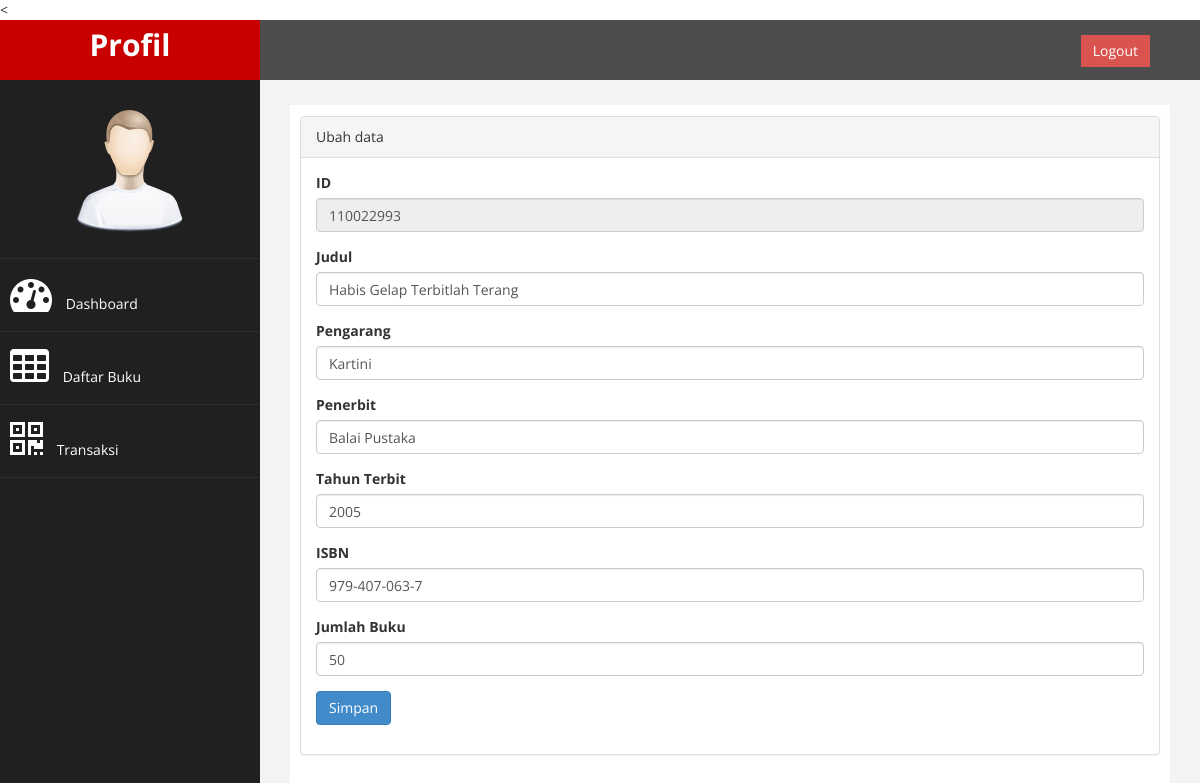
Page /?page=buku&aksi=edit&id=110022993 on the committed database.
### tables this page shows
CREATE TABLE `tb_buku` (
  `id` int(10) NOT NULL,
  `judul` varchar(100) NOT NULL,
  `pengarang` varchar(100) NOT NULL,
  `penerbit` varchar(100) NOT NULL,
  `tahun_terbit` varchar(5) NOT NULL,
  `isbn` varchar(25) NOT NULL,
  `jumlah_buku` int(5) NOT NULL,
  `tgl_input` date NOT NULL
);

### page/buku/edit.php (the view, shortened to what this page needs)
	<?php
    $id        = $_GET['id'];
    $sql        = mysqli_query($koneksi, "select *from tb_buku where id='$id'") or die(mysqli_error());
    $data       = mysqli_fetch_array($sql);
?>
    <div class="panel panel-default">
    <div class="panel-heading">
    	Ubah data
    </div>
	<div class="panel-body">
                            <div class="row">
                                <div class="col-md-12">
                                    <form method="POST">
                                        <div class="form-group">
                                            <label>ID</label>
                                            <input type="text" class="form-control" name="id" value="<?php echo $data['id'];?>" readonly />
                                        </div>
                                        <div class="form-group">
                                            <label>Judul</label>
                                            <input class="form-control" name="judul" value="<?php echo $data['judul'];?>" />
                                        </div>
                                        <div class="form-group">
                                            <label>Pengarang</label>
                                            <input class="form-control" name="pengarang" value="<?php echo $data['pengarang'];?>" />
                                        </div>
                                        <div class="form-group">
                                            <label>Penerbit</label>
                                            <input class="form-control" name="penerbit" value="<?php echo $data['penerbit'];?>" />
                                        </div>
                                        <div class="form-group">
                                            <label>Tahun Terbit</label>
                                            <input type="text" class="form-control" name="tahun_terbit" id="tahun_terbit" axlength="4" value="<?php echo $data['tahun_terbit'];?>" onkeypress="return hanyaAngka(event)">
                                                <div class="col-sm-12">
    												</div>
                                        </div>
                                        <div class="form-group">
                                            <label>ISBN</label>
                                            <input class="form-control" name="isbn" value="<?php echo $data['isbn'];?>" />
                                        </div>
                                        <div class="form-group">
                                            <label>Jumlah Buku</label>
                                            <input class="form-control" name="jumlah_buku" value="<?php echo $data['jumlah_buku'];?> "/>
                                        </div>
                                        <div>
                                        <input type="submit" name="submit" value="Simpan" class="btn btn-primary">
                                     	</div>
                                </div>
                            </div>
                        </div>
                    </div>
                </div>

### assets/css/custom.css (style rules this page uses)
body { font-family: 'Open Sans', sans-serif; }

### rows in the picture
tb_buku: id "110022993", judul "Habis Gelap Terbitlah Terang", pengarang "Kartini", penerbit "Balai Pustaka", tahun_terbit "2005", isbn "979-407-063-7", jumlah_buku "50"
